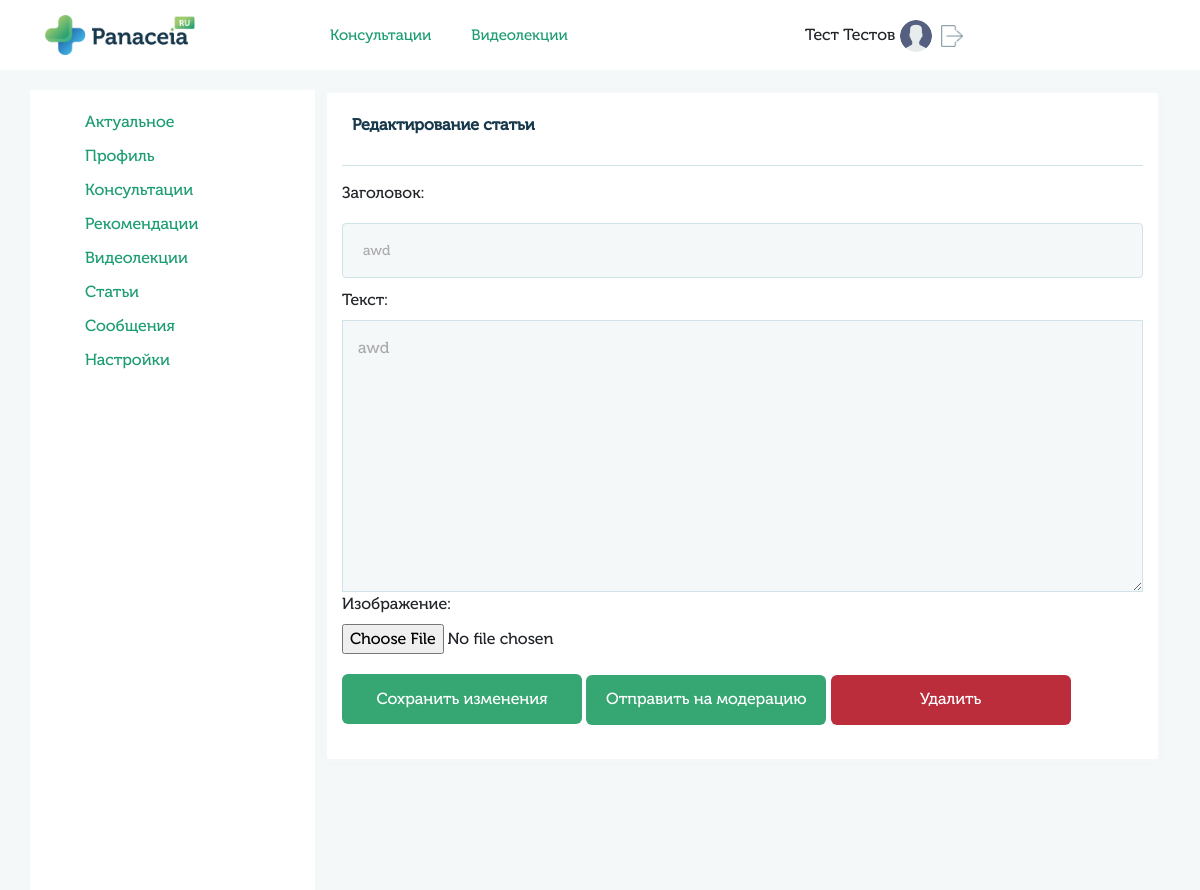
The page /profile/article_edit/13/ (signed in) on the database as committed earlier.
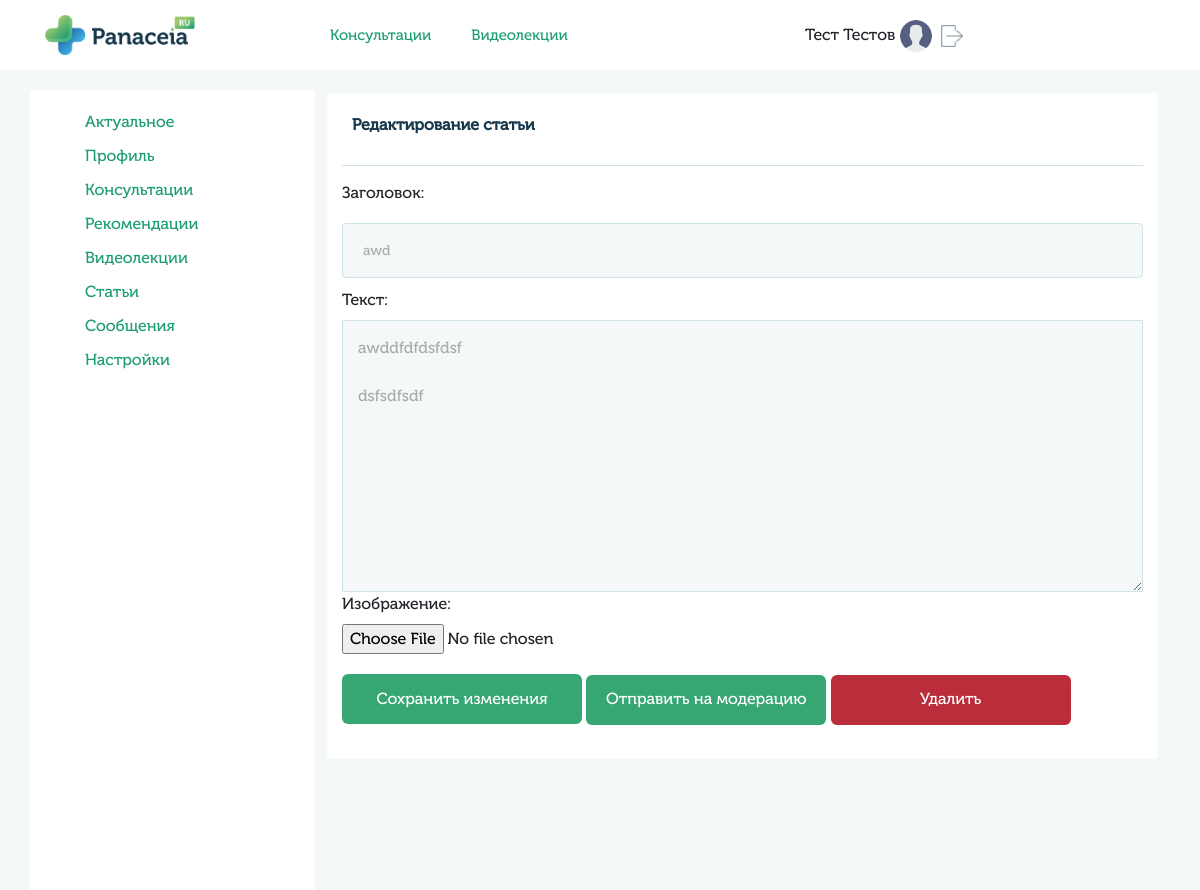
The same page on the database as committed later.
### blog/models.py (models this page shows, shortened)
class Article(models.Model):
    title = models.CharField(blank=True, max_length=100, verbose_name='Заголовок')
    text = models.TextField(blank=True, max_length=10000, verbose_name='Текст')
    image = models.ImageField(blank=True, upload_to='images/blog', verbose_name='Изображение')
    date = models.DateTimeField(default=timezone.now, verbose_name='Дата')
    user = models.IntegerField(blank=True, verbose_name='Автор', default=1)
    status_list = [
        ('new', 'Новая'),
        ('review', 'Рассмотрение'),
        ('success', 'Выполнено'),
        ('reject', 'Отказ'),
        ('archive', 'Архив'),
    ]
    status = models.CharField(blank=True, null=True, max_length=11, choices=status_list, verbose_name='Статус')
    class Meta:
        verbose_name = 'Статья'
        verbose_name_plural = 'Статьи'

### blog/views.py (the view)
# urls.py: path('profile/article_edit/<slug:slug>/', blog_views.edit_article_view, name='edit_article'),
@login_required
def edit_article_view(request, slug):
    user_profile = UserMain.objects.get(user=request.user)
    article = get_object_or_404(Article, pk=slug)
    if request.POST:
        form = ArticleForm(request.POST, request.FILES, instance=article)
        if form.is_valid():
            form.save()
            return HttpResponseRedirect(reverse('save_article_success'))
    form = ArticleForm(request.POST or None, instance=article, initial={'article_id': article.id, 'status': 'new'})
    data = {
        'title': 'Редактирование статьи',
        'user_profile': user_profile,
        'form': form,
    }
    return render(request, 'profile/article_edit.html', data)

### blog/forms.py
class ArticleForm(forms.ModelForm):
    title = forms.CharField(
        min_length=3,
        max_length=100,
        required=True,
        label='Заголовок',
    )
    text = forms.CharField(
        widget=forms.Textarea,
        min_length=3,
        max_length=10000,
        required=True,
        label='Текст',
    )
    image = forms.ImageField(
        required=False,
        label='Изображение'
    )
    user = forms.CharField(widget=forms.HiddenInput(), required=False)
    article_id = forms.CharField(widget=forms.HiddenInput(), required=False)
    status = forms.CharField(widget=forms.HiddenInput(), required=False)
    class Meta:
        model = Article
        fields = ['title', 'text', 'image', 'user', 'status']

### templates/profile/article_edit.html (shortened to what this page needs)
{% extends "base_generic.html" %}
{% block content %}
{% load static %}
<div class="col-md-9 px-4">
    <div class="row">
        <div class="col-md-12 block-info">
            <div class="row">
                <div class="col-md-5">
                    <h4>Редактирование статьи</h4>
                </div>
            </div>
            <div class="line"></div>
            <div class="row">
                <form action="" class="edit-article-form" method="POST" enctype="multipart/form-data">
                    {{ form }}
                    <div class="btn-wrap">
                        <button type="submit" name="button">Сохранить изменения</button>
                        <a href="{% url 'article_change_status' slug=form.article_id.value %}" class="btn btn-moderation">Отправить на модерацию</a>
                        <a href="{% url 'remove_article' slug=form.article_id.value %}" class="btn btn-remove">Удалить</a>
                    </div>
                </form>
            </div>
        </div>
    </div>
</div>
{% endblock %}

Rows that differ between the two databases and show on the page:
changed Article "awd": text "awd" → "awddfdfdsfdsf dsfsdfsdf"
